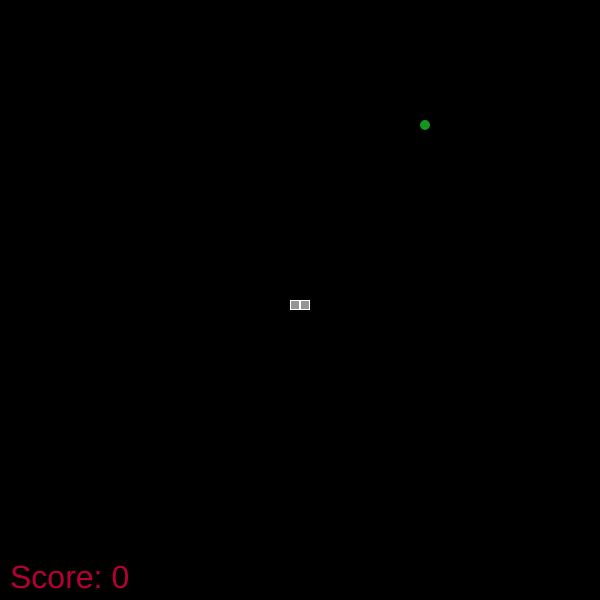
Frame 1 (no input)
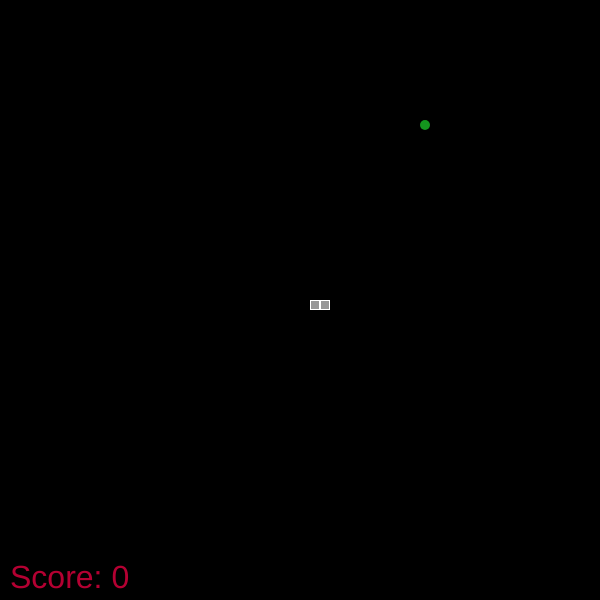
Frame 60 (no input)
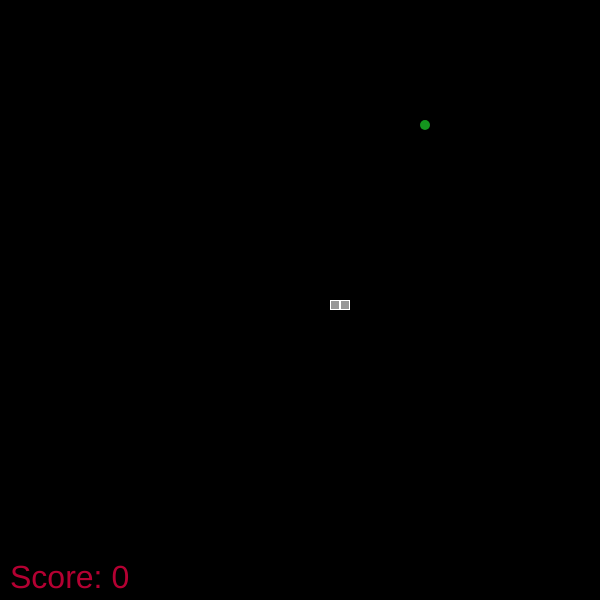
Frame 120 (the mouse pressed at the canvas centre since frame 60)

The p5.js sketch that drew these frames (run headless with seeded random() and noise() and a simulated clock; from frame 60 on, the mouse is pressed at the canvas centre):

// p5.js sketch
// ── sketch.js
/*
TODO:
	-Fix collisions of the snake: it should not be allowed to touch your body or
	to collide with the boundaries of the canvas.
*/

var snake, fruit, interval, game;

function setup() {
	createCanvas(600, 600);
	game = new Game();
	snake = new Snake();
	fruit = new Fruit();
	interval = 300;
	setInterval(updateSnake, interval);
}

function draw() {
	background(0);
	if (snake.isEating(fruit)) {
		fruit.newLocation();
		game.score(1);
		snake.grow();
	}
	fruit.draw();
	snake.draw();
	game.draw();
}

function updateSnake() {
	if (!game.pause()) {
		snake.update();
	}
}

function keyPressed() {
	if (keyCode === 80) {
		game.pause(0);
	} else {
		if (!game.pause()) {
			snake.keyPressed(keyCode);
		}
	}
}

// ── fruit.js
class Fruit {
	constructor() {
		this.r = 5;
		this.x = floor(random(this.r, width - this.r) / 10) * 10 + 5;
		this.y = floor(random(this.r, height - this.r) / 10) * 10 + 5;
	}

	draw() {
		noStroke();
		fill(20, 150, 30);
		ellipse(this.x, this.y, 2 * this.r);
	}

	newLocation() {
    this.x = floor(random(this.r, width - this.r) / 10) * 10 + 5;
		this.y = floor(random(this.r, height - this.r) / 10) * 10 + 5;
	}

}

// ── game.js
class Game {
	constructor() {
		this.data = {
			score: 0,
			pause: false,
			gameOver: false
		}
	}

	score(points) {
		if (arguments.length === 0) {
			return this.data.score;
		} else {
			this.data.score += points;
		}
	}

	pause(pause) {
		if (arguments.length === 0) {
			return this.data.pause;
		} else {
			this.data.pause = !this.data.pause;
		}
	}

	draw() {
		push();
		noStroke();
		fill(180, 0, 50);
		textSize(32);
		text("Score: " + this.data.score, 10, height - 12);
		if (this.pause()) {
			fill(50, 100, 255);
			text("PAUSE", width / 2 - 50, height / 2);
		}
		pop();
	}
}

// ── snake.js
class Snake {
	constructor() {
		this.body = [];
		this.body.push(new Square());
		this.body.push(new Square(this.body[0].x - this.body[0].l, this.body[0].y));
		this.newBody = null;
		this.speedX = 1;
		this.speedY = 0;
		this.keyCode = null;
	}

	grow() {
		var lastBody = this.body[this.body.length - 1];
		this.newBody = new Square(lastBody.x, lastBody.y);
	}

	draw() {
		for (let square of this.body) {
			square.draw();
		}
	}

	update() {
		this.updateBody();
		this.updateMovement();
	}

	updateBody(){
		//set the position of the last member of the body to the position of the one
		//in front of it
		for (var i = this.body.length - 1; i > 0; i--) {
			this.body[i].x = this.body[i - 1].x;
			this.body[i].y = this.body[i - 1].y;
		}

		//move the head towards the direction the user want to move to
		this.body[0].x += this.body[0].l * this.speedX;
		this.body[0].y += this.body[0].l * this.speedY;

		//wrap around if out of the canvas
		if(this.body[0].x >= width){
			this.body[0].x = 0;
		} else if (this.body[0].x < 0){
			this.body[0].x = width - this.body[0].l;
		}

		if(this.body[0].y >= height){
			this.body[0].y = 0;
		} else if (this.body[0].y < 0){
			this.body[0].y = height - this.body[0].l;
		}

		//enlarge the body in case a new piece needs to be added
		if (this.newBody !== null) {
			this.body.push(this.newBody);
			this.newBody = null;
		}
	}

	updateMovement(){
		if (this.keyCode === LEFT_ARROW) {
			if (this.speedX === 0) {
				this.speedX = -1;
				this.speedY = 0;
			}
		} else if (this.keyCode === RIGHT_ARROW) {
			if (this.speedX === 0) {
				this.speedX = 1;
				this.speedY = 0;
			}
		} else if (this.keyCode === UP_ARROW) {
			if (this.speedY === 0) {
				this.speedX = 0;
				this.speedY = -1;
			}
		} else if (this.keyCode === DOWN_ARROW) {
			if (this.speedY === 0) {
				this.speedX = 0;
				this.speedY = 1;
			}
		}
		this.keyCode = null;
	}

	keyPressed(keyCode) {
		this.keyCode = keyCode;
	}

	isEating(fruit) {
		var head = this.body[0];
		var center = {
			x: head.x + head.l/2,
			y: head.y + head.l/2
		}
		if (dist(center.x, center.y, fruit.x, fruit.y) < fruit.r + head.l / 2) {
			return true;
		}
		return false;
	}
}

// ── square.js
class Square {
	constructor(x = width / 2, y = height / 2) {
		this.x = x;
		this.y = y;
		this.l = 10;
	}

	draw() {
		noStroke();
		fill(255);
		rect(this.x, this.y, this.l, this.l);
		fill(150, 150, 150);
		rect(this.x + 1, this.y + 1, this.l - 2, this.l - 2);
	}
}
